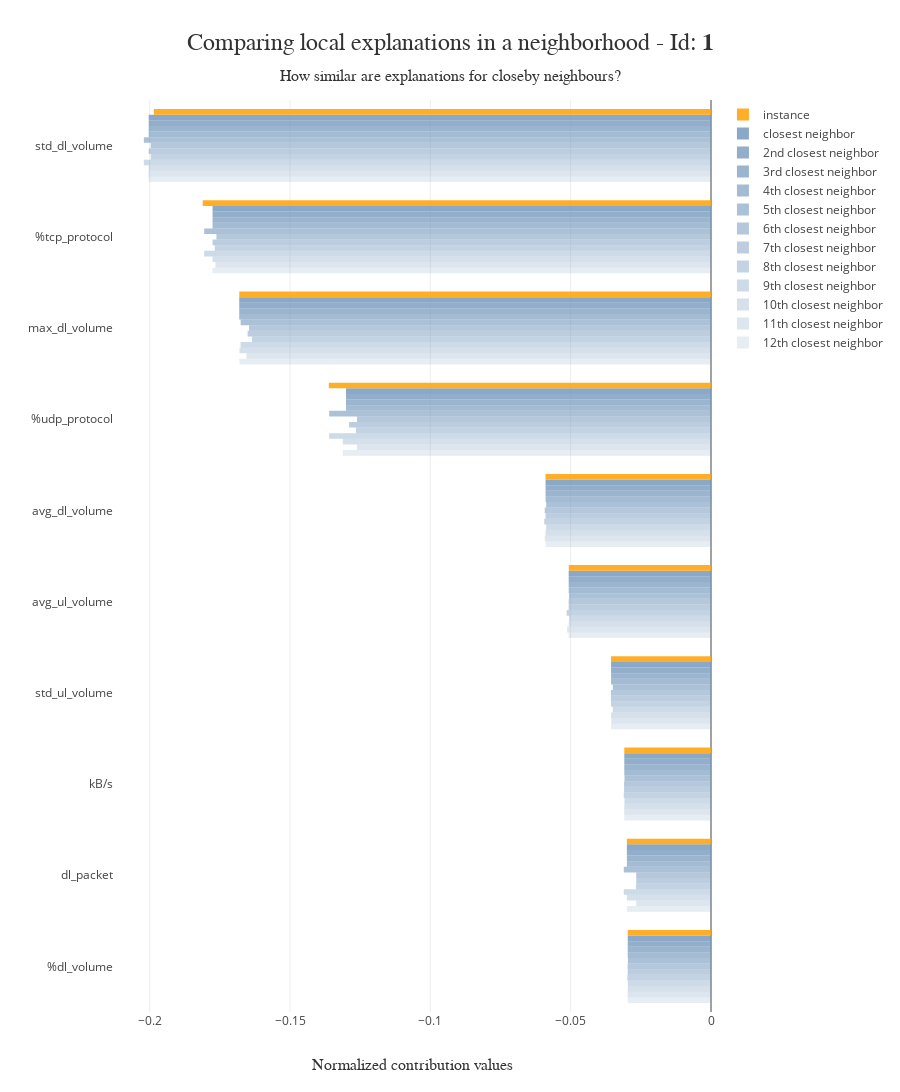

Notebook code for this chart:
### Code cell
xpl.plot.local_neighbors_plot(index=1)

### Figure 1 — Plotly figure (JSON) as saved in the notebook; plotly's stock layout.template omitted (floating-point values rounded to 4 significant figures)
{"data": [{"marker": {"color": "rgba(117, 152, 189, 0.9)"}, "name": "12th closest neighbor", "opacity": 0.2, "orientation": "h", "type": "bar", "x": [-0.02966, -0.02997, -0.03089, -0.03561, -0.05071, -0.05894, -0.1312, -0.168, -0.1776, -0.2004], "y": ["%dl_volume", "dl_packet", "kB/s", "std_ul_volume", "avg_ul_volume", "avg_dl_volume", "%udp_protocol", "max_dl_volume", "%tcp_protocol", "std_dl_volume"]}, {"marker": {"color": "rgba(117, 152, 189, 0.9)"}, "name": "11th closest neighbor", "opacity": 0.2667, "orientation": "h", "type": "bar", "x": [-0.0297, -0.02664, -0.03096, -0.03551, -0.05127, -0.05923, -0.1261, -0.1655, -0.1766, -0.2004], "y": ["%dl_volume", "dl_packet", "kB/s", "std_ul_volume", "avg_ul_volume", "avg_dl_volume", "%udp_protocol", "max_dl_volume", "%tcp_protocol", "std_dl_volume"]}, {"marker": {"color": "rgba(117, 152, 189, 0.9)"}, "name": "10th closest neighbor", "opacity": 0.3333, "orientation": "h", "type": "bar", "x": [-0.02966, -0.02997, -0.03089, -0.03561, -0.05071, -0.05894, -0.1312, -0.168, -0.1776, -0.2004], "y": ["%dl_volume", "dl_packet", "kB/s", "std_ul_volume", "avg_ul_volume", "avg_dl_volume", "%udp_protocol", "max_dl_volume", "%tcp_protocol", "std_dl_volume"]}, {"marker": {"color": "rgba(117, 152, 189, 0.9)"}, "name": "9th closest neighbor", "opacity": 0.4, "orientation": "h", "type": "bar", "x": [-0.02959, -0.03107, -0.03082, -0.03499, -0.05059, -0.05873, -0.136, -0.1676, -0.1806, -0.2021], "y": ["%dl_volume", "dl_packet", "kB/s", "std_ul_volume", "avg_ul_volume", "avg_dl_volume", "%udp_protocol", "max_dl_volume", "%tcp_protocol", "std_dl_volume"]}, {"marker": {"color": "rgba(117, 152, 189, 0.9)"}, "name": "8th closest neighbor", "opacity": 0.4667, "orientation": "h", "type": "bar", "x": [-0.02979, -0.02672, -0.03106, -0.03562, -0.05144, -0.05942, -0.1265, -0.1635, -0.1768, -0.1996], "y": ["%dl_volume", "dl_packet", "kB/s", "std_ul_volume", "avg_ul_volume", "avg_dl_volume", "%udp_protocol", "max_dl_volume", "%tcp_protocol", "std_dl_volume"]}, {"marker": {"color": "rgba(117, 152, 189, 0.9)"}, "name": "7th closest neighbor", "opacity": 0.5333, "orientation": "h", "type": "bar", "x": [-0.02966, -0.02662, -0.03096, -0.03567, -0.05071, -0.05894, -0.1289, -0.1651, -0.1776, -0.2004], "y": ["%dl_volume", "dl_packet", "kB/s", "std_ul_volume", "avg_ul_volume", "avg_dl_volume", "%udp_protocol", "max_dl_volume", "%tcp_protocol", "std_dl_volume"]}, {"marker": {"color": "rgba(117, 152, 189, 0.9)"}, "name": "6th closest neighbor", "opacity": 0.6, "orientation": "h", "type": "bar", "x": [-0.0297, -0.02664, -0.03096, -0.03567, -0.05071, -0.05923, -0.1261, -0.1646, -0.1762, -0.1996], "y": ["%dl_volume", "dl_packet", "kB/s", "std_ul_volume", "avg_ul_volume", "avg_dl_volume", "%udp_protocol", "max_dl_volume", "%tcp_protocol", "std_dl_volume"]}, {"marker": {"color": "rgba(117, 152, 189, 0.9)"}, "name": "5th closest neighbor", "opacity": 0.6667, "orientation": "h", "type": "bar", "x": [-0.02959, -0.03107, -0.03082, -0.03499, -0.05059, -0.05873, -0.136, -0.1676, -0.1806, -0.2021], "y": ["%dl_volume", "dl_packet", "kB/s", "std_ul_volume", "avg_ul_volume", "avg_dl_volume", "%udp_protocol", "max_dl_volume", "%tcp_protocol", "std_dl_volume"]}, {"marker": {"color": "rgba(117, 152, 189, 0.9)"}, "name": "4th closest neighbor", "opacity": 0.7333, "orientation": "h", "type": "bar", "x": [-0.02966, -0.02997, -0.03089, -0.03561, -0.05071, -0.05894, -0.1301, -0.1681, -0.1776, -0.2004], "y": ["%dl_volume", "dl_packet", "kB/s", "std_ul_volume", "avg_ul_volume", "avg_dl_volume", "%udp_protocol", "max_dl_volume", "%tcp_protocol", "std_dl_volume"]}, {"marker": {"color": "rgba(117, 152, 189, 0.9)"}, "name": "3rd closest neighbor", "opacity": 0.8, "orientation": "h", "type": "bar", "x": [-0.02966, -0.02997, -0.03089, -0.03561, -0.05071, -0.05894, -0.1301, -0.1681, -0.1776, -0.2004], "y": ["%dl_volume", "dl_packet", "kB/s", "std_ul_volume", "avg_ul_volume", "avg_dl_volume", "%udp_protocol", "max_dl_volume", "%tcp_protocol", "std_dl_volume"]}, {"marker": {"color": "rgba(117, 152, 189, 0.9)"}, "name": "2nd closest neighbor", "opacity": 0.8667, "orientation": "h", "type": "bar", "x": [-0.02966, -0.02997, -0.03089, -0.03561, -0.05071, -0.05894, -0.1301, -0.1681, -0.1776, -0.2004], "y": ["%dl_volume", "dl_packet", "kB/s", "std_ul_volume", "avg_ul_volume", "avg_dl_volume", "%udp_protocol", "max_dl_volume", "%tcp_protocol", "std_dl_volume"]}, {"marker": {"color": "rgba(117, 152, 189, 0.9)"}, "name": "closest neighbor", "opacity": 0.9333, "orientation": "h", "type": "bar", "x": [-0.02966, -0.02997, -0.03089, -0.03561, -0.05071, -0.05894, -0.1301, -0.1681, -0.1776, -0.2004], "y": ["%dl_volume", "dl_packet", "kB/s", "std_ul_volume", "avg_ul_volume", "avg_dl_volume", "%udp_protocol", "max_dl_volume", "%tcp_protocol", "std_dl_volume"]}, {"marker": {"color": "rgba(255, 166, 17, 0.9)"}, "name": "instance", "opacity": 1, "orientation": "h", "type": "bar", "x": [-0.02968, -0.02998, -0.03091, -0.03562, -0.05067, -0.05897, -0.1362, -0.1681, -0.1811, -0.1985], "y": ["%dl_volume", "dl_packet", "kB/s", "std_ul_volume", "avg_ul_volume", "avg_dl_volume", "%udp_protocol", "max_dl_volume", "%tcp_protocol", "std_dl_volume"]}], "layout": {"barmode": "group", "height": 1430, "hovermode": "closest", "legend": {"traceorder": "reversed"}, "title": {"font": {"color": "rgb(50, 50, 50)", "family": "Arial", "size": 24}, "pad": {"b": 50}, "text": "Comparing local explanations in a neighborhood - Id: <b>1</b><span style='font-size: 16px;'><br />How similar are explanations for closeby neighbours?</span>", "x": 0.5, "xanchor": "center", "yanchor": "bottom"}, "xaxis": {"automargin": true, "side": "bottom", "title": {"font": {"color": "rgb(50, 50, 50)", "family": "Arial Black", "size": 16}, "text": "Normalized contribution values"}}, "yaxis": {"automargin": true, "title": {"font": {"color": "rgb(50, 50, 50)", "family": "Arial Black", "size": 16}, "text": ""}}}}
